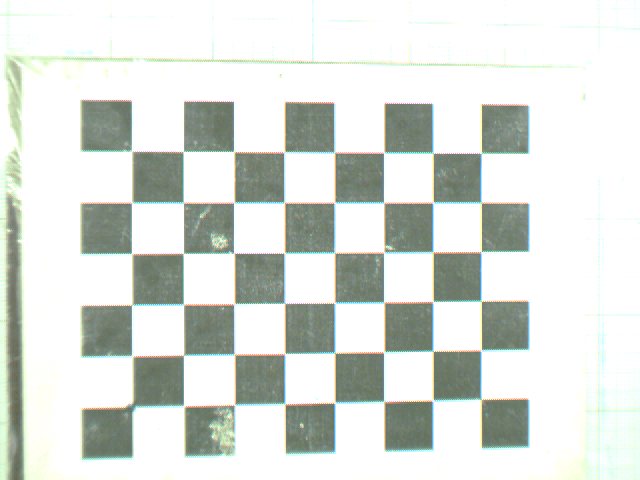
#> input picture src/lab5/images/calibration/left/01.ppm, 640 x 480 px; its folder holds 4 pictures in this run
$ python stereo_calibration.py   (older library calls are emulated)
#> lines starting #> are read from the running program, lines starting #| are printed output that depends on the picture
#!/usr/bin/env python

import cv2 as cv
import numpy as np
import glob

ROWS = 6
COLS = 8
SQUARE_SIZE = 25 # mm
CRITERIA = (cv.TERM_CRITERIA_EPS + cv.TERM_CRITERIA_MAX_ITER, 100, 0.0001)


def calibrate():
    imgs_l = [cv.imread(f) for f in glob.glob('images/calibration/left/*')]
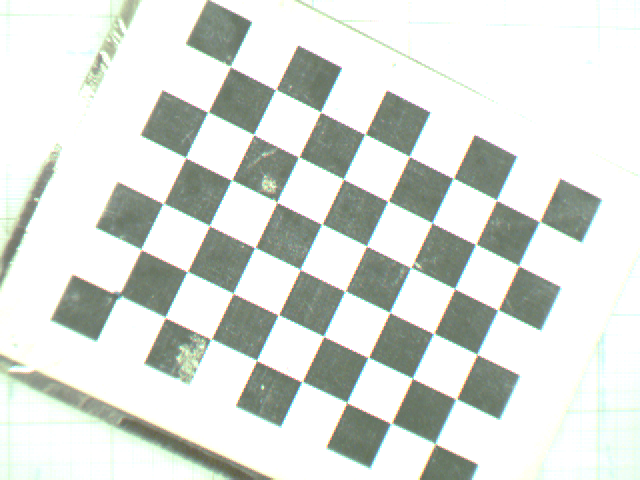
#> input picture src/lab5/images/calibration/left/02.ppm, 640 x 480 px
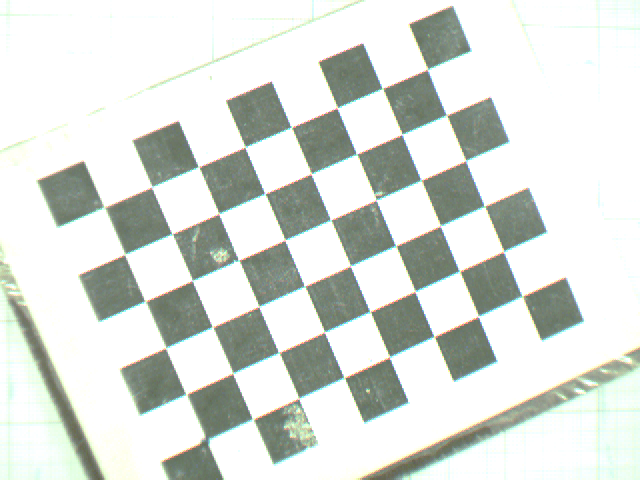
#> input picture src/lab5/images/calibration/left/03.ppm, 640 x 480 px
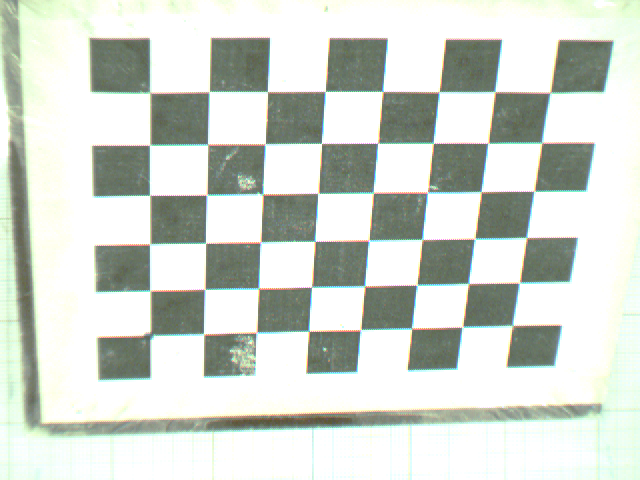
#> input picture src/lab5/images/calibration/left/04.ppm, 640 x 480 px
#> imgs_l = 4 items
    imgs_r = [cv.imread(f) for f in glob.glob('images/calibration/right/*')]
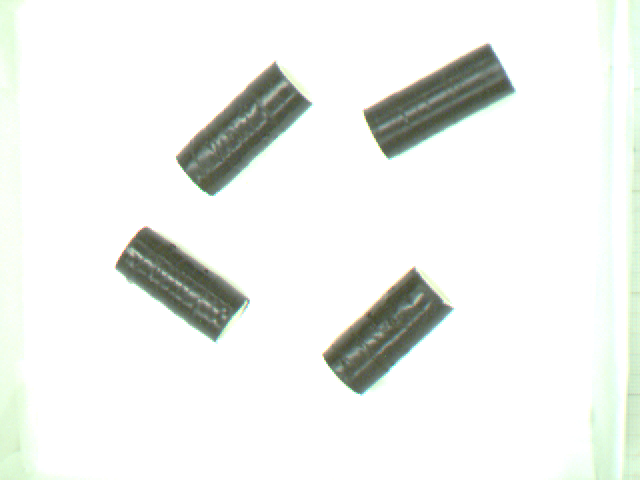
#> input picture src/lab5/images/detection/right/04.ppm, 640 x 480 px
#> imgs_r = 1 item

    # coordinates of squares in the checkerboard world space
    objp = np.zeros((ROWS * COLS, 3), np.float32)
    objp[:, :2] = np.mgrid[0:ROWS, 0:COLS].T.reshape(-1, 2)
    objp = SQUARE_SIZE * objp

    #Pixel coordinates of checkerboards
    imgpoints_l = [] # 2d points in image plane.
    imgpoints_r = []

    #coordinates of the checkerboard in checkerboard world space.
    objpoints = [] # 3d point in real world space

    h, w = imgs_l[0].shape[:2]
#> h = 480; w = 640

    for img_l, img_r in zip(imgs_l, imgs_r):
        gray_l = cv.cvtColor(img_l, cv.COLOR_BGR2GRAY)
        gray_r = cv.cvtColor(img_r, cv.COLOR_BGR2GRAY)
        c_ret1, corners_l = cv.findChessboardCorners(gray_l, (ROWS, COLS), None)
        c_ret2, corners_r = cv.findChessboardCorners(gray_r, (ROWS, COLS), None)

        if c_ret1 == True and c_ret2 == True:
            corners_l = cv.cornerSubPix(gray_l, corners_l, (11, 11), (-1, -1), CRITERIA)
            imgpoints_l.append(corners_l)

            corners_r = cv.cornerSubPix(gray_r, corners_r, (11, 11), (-1, -1), CRITERIA)
            imgpoints_r.append(corners_r)

            objpoints.append(objp)
#> this loop made 1 pass
#> (c_ret1, c_ret2) on pass 1: (True, False)
#> pass 1, in calibrate, `gray_l = cv.cvtColor(img_l, cv.COLOR_BGR2GRAY)`:
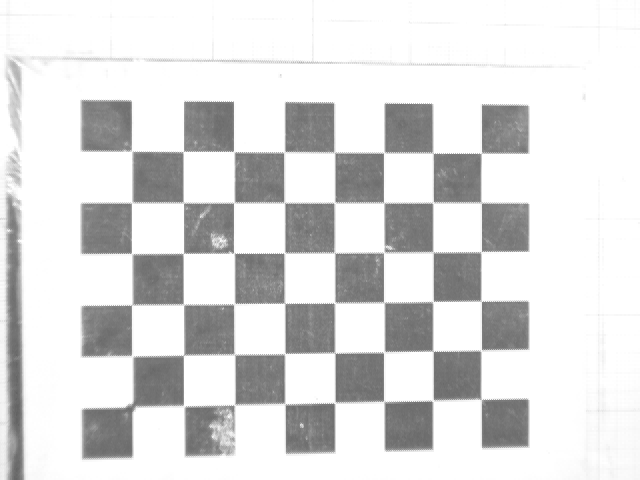
#> gray_l: shape (480, 640); min 97, max 255, mean 220
#> pass 1, in calibrate, `gray_r = cv.cvtColor(img_r, cv.COLOR_BGR2GRAY)`:
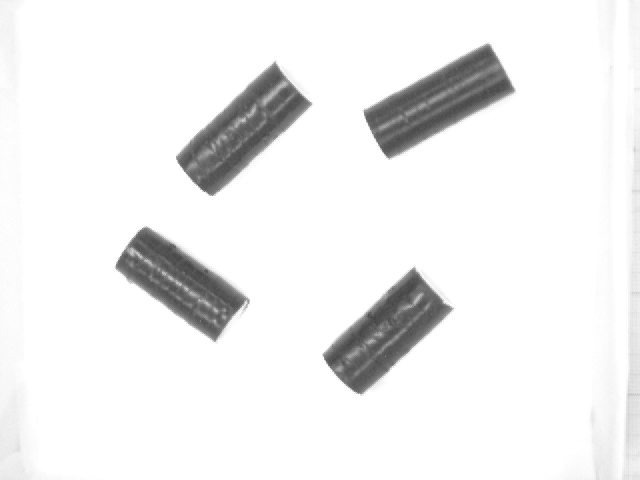
#> gray_r: shape (480, 640); min 67, max 255, mean 239.5
#> after the loop, imgpoints_l = []; imgpoints_r = []; objpoints = []

#> (the run stopped early here; a loop or call above may not have finished)
